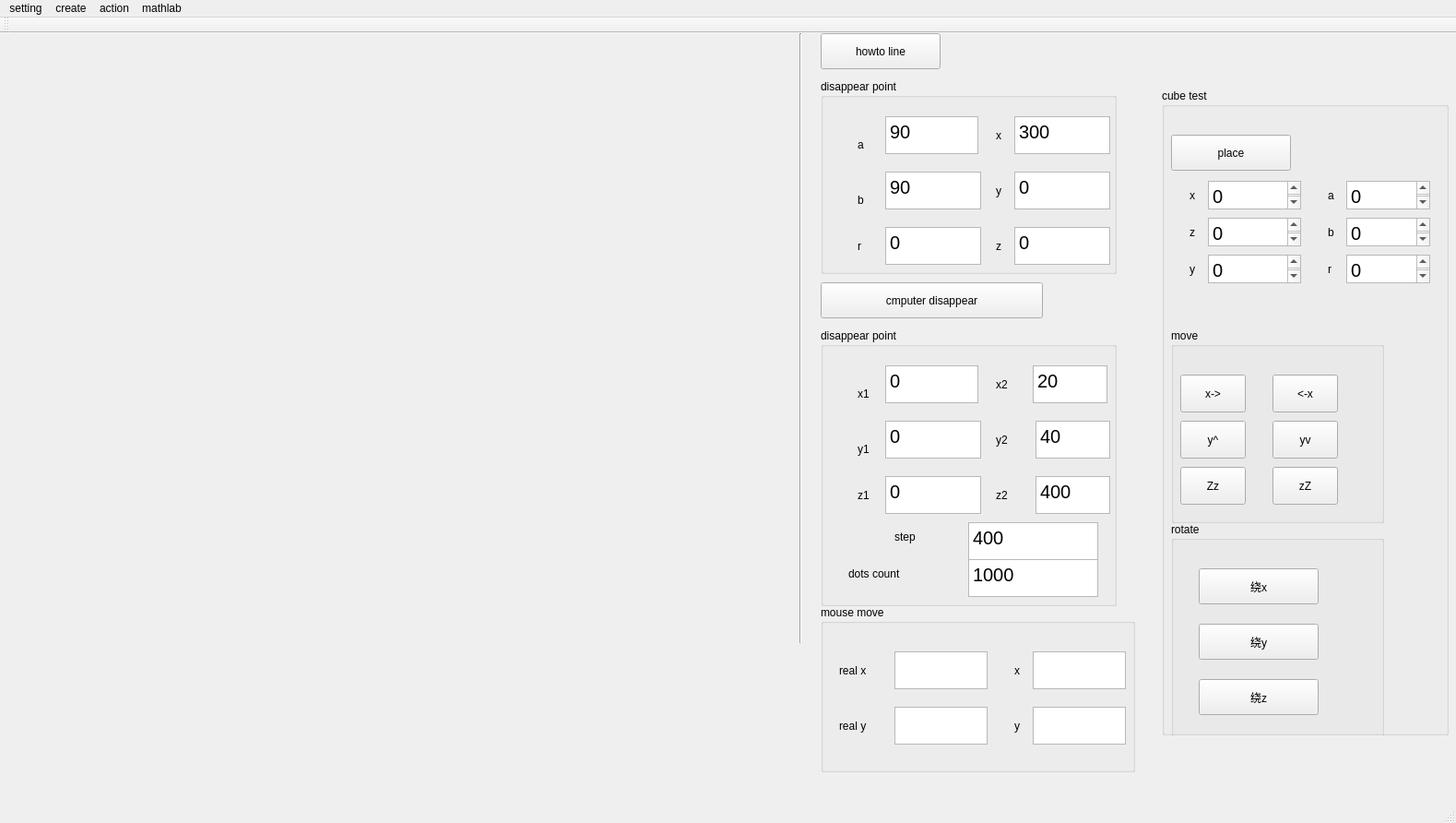
<?xml version="1.0" encoding="UTF-8"?>
<ui version="4.0">
 <class>MainWindow</class>
 <widget class="QMainWindow" name="MainWindow">
  <property name="geometry">
   <rect>
    <x>0</x>
    <y>0</y>
    <width>1579</width>
    <height>892</height>
   </rect>
  </property>
  <property name="windowTitle">
   <string>MainWindow</string>
  </property>
  <widget class="QWidget" name="centralwidget">
   <widget class="QPushButton" name="pushButton">
    <property name="geometry">
     <rect>
      <x>890</x>
      <y>0</y>
      <width>130</width>
      <height>39</height>
     </rect>
    </property>
    <property name="inputMethodHints">
     <set>Qt::ImhNone</set>
    </property>
    <property name="text">
     <string>howto line</string>
    </property>
   </widget>
   <widget class="Line" name="line">
    <property name="geometry">
     <rect>
      <x>860</x>
      <y>0</y>
      <width>16</width>
      <height>661</height>
     </rect>
    </property>
    <property name="orientation">
     <enum>Qt::Vertical</enum>
    </property>
   </widget>
   <widget class="QGroupBox" name="dis_grp">
    <property name="geometry">
     <rect>
      <x>890</x>
      <y>50</y>
      <width>321</width>
      <height>211</height>
     </rect>
    </property>
    <property name="title">
     <string>disappear point</string>
    </property>
    <widget class="QTextEdit" name="dis_a_text">
     <property name="geometry">
      <rect>
       <x>70</x>
       <y>40</y>
       <width>101</width>
       <height>41</height>
      </rect>
     </property>
     <property name="html">
      <string>&lt;!DOCTYPE HTML PUBLIC &quot;-//W3C//DTD HTML 4.0//EN&quot; &quot;http://www.w3.org/TR/REC-html40/strict.dtd&quot;&gt;
&lt;html&gt;&lt;head&gt;&lt;meta name=&quot;qrichtext&quot; content=&quot;1&quot; /&gt;&lt;style type=&quot;text/css&quot;&gt;
p, li { white-space: pre-wrap; }
&lt;/style&gt;&lt;/head&gt;&lt;body style=&quot; font-family:'Noto Sans'; font-size:15pt; font-weight:400; font-style:normal;&quot;&gt;
&lt;p style=&quot; margin-top:0px; margin-bottom:0px; margin-left:0px; margin-right:0px; -qt-block-indent:0; text-indent:0px;&quot;&gt;90&lt;/p&gt;&lt;/body&gt;&lt;/html&gt;</string>
     </property>
    </widget>
    <widget class="QLabel" name="label">
     <property name="geometry">
      <rect>
       <x>40</x>
       <y>50</y>
       <width>31</width>
       <height>41</height>
      </rect>
     </property>
     <property name="text">
      <string>a</string>
     </property>
    </widget>
    <widget class="QLabel" name="label_2">
     <property name="geometry">
      <rect>
       <x>40</x>
       <y>110</y>
       <width>31</width>
       <height>41</height>
      </rect>
     </property>
     <property name="text">
      <string>b</string>
     </property>
    </widget>
    <widget class="QLabel" name="label_3">
     <property name="geometry">
      <rect>
       <x>40</x>
       <y>160</y>
       <width>31</width>
       <height>41</height>
      </rect>
     </property>
     <property name="text">
      <string>r</string>
     </property>
    </widget>
    <widget class="QTextEdit" name="dis_b_text">
     <property name="geometry">
      <rect>
       <x>70</x>
       <y>100</y>
       <width>104</width>
       <height>41</height>
      </rect>
     </property>
     <property name="html">
      <string>&lt;!DOCTYPE HTML PUBLIC &quot;-//W3C//DTD HTML 4.0//EN&quot; &quot;http://www.w3.org/TR/REC-html40/strict.dtd&quot;&gt;
&lt;html&gt;&lt;head&gt;&lt;meta name=&quot;qrichtext&quot; content=&quot;1&quot; /&gt;&lt;style type=&quot;text/css&quot;&gt;
p, li { white-space: pre-wrap; }
&lt;/style&gt;&lt;/head&gt;&lt;body style=&quot; font-family:'Noto Sans'; font-size:15pt; font-weight:400; font-style:normal;&quot;&gt;
&lt;p style=&quot; margin-top:0px; margin-bottom:0px; margin-left:0px; margin-right:0px; -qt-block-indent:0; text-indent:0px;&quot;&gt;90&lt;/p&gt;&lt;/body&gt;&lt;/html&gt;</string>
     </property>
    </widget>
    <widget class="QTextEdit" name="dis_r_text">
     <property name="geometry">
      <rect>
       <x>70</x>
       <y>160</y>
       <width>104</width>
       <height>41</height>
      </rect>
     </property>
     <property name="html">
      <string>&lt;!DOCTYPE HTML PUBLIC &quot;-//W3C//DTD HTML 4.0//EN&quot; &quot;http://www.w3.org/TR/REC-html40/strict.dtd&quot;&gt;
&lt;html&gt;&lt;head&gt;&lt;meta name=&quot;qrichtext&quot; content=&quot;1&quot; /&gt;&lt;style type=&quot;text/css&quot;&gt;
p, li { white-space: pre-wrap; }
&lt;/style&gt;&lt;/head&gt;&lt;body style=&quot; font-family:'Noto Sans'; font-size:15pt; font-weight:400; font-style:normal;&quot;&gt;
&lt;p style=&quot; margin-top:0px; margin-bottom:0px; margin-left:0px; margin-right:0px; -qt-block-indent:0; text-indent:0px;&quot;&gt;0&lt;/p&gt;&lt;/body&gt;&lt;/html&gt;</string>
     </property>
    </widget>
    <widget class="QLabel" name="label_4">
     <property name="geometry">
      <rect>
       <x>190</x>
       <y>40</y>
       <width>31</width>
       <height>41</height>
      </rect>
     </property>
     <property name="text">
      <string>x</string>
     </property>
    </widget>
    <widget class="QLabel" name="label_5">
     <property name="geometry">
      <rect>
       <x>190</x>
       <y>100</y>
       <width>31</width>
       <height>41</height>
      </rect>
     </property>
     <property name="text">
      <string>y</string>
     </property>
    </widget>
    <widget class="QLabel" name="label_6">
     <property name="geometry">
      <rect>
       <x>190</x>
       <y>160</y>
       <width>31</width>
       <height>41</height>
      </rect>
     </property>
     <property name="text">
      <string>z</string>
     </property>
    </widget>
    <widget class="QTextEdit" name="dis_x_text">
     <property name="geometry">
      <rect>
       <x>210</x>
       <y>40</y>
       <width>104</width>
       <height>41</height>
      </rect>
     </property>
     <property name="html">
      <string>&lt;!DOCTYPE HTML PUBLIC &quot;-//W3C//DTD HTML 4.0//EN&quot; &quot;http://www.w3.org/TR/REC-html40/strict.dtd&quot;&gt;
&lt;html&gt;&lt;head&gt;&lt;meta name=&quot;qrichtext&quot; content=&quot;1&quot; /&gt;&lt;style type=&quot;text/css&quot;&gt;
p, li { white-space: pre-wrap; }
&lt;/style&gt;&lt;/head&gt;&lt;body style=&quot; font-family:'Noto Sans'; font-size:15pt; font-weight:400; font-style:normal;&quot;&gt;
&lt;p style=&quot; margin-top:0px; margin-bottom:0px; margin-left:0px; margin-right:0px; -qt-block-indent:0; text-indent:0px;&quot;&gt;300&lt;/p&gt;&lt;/body&gt;&lt;/html&gt;</string>
     </property>
    </widget>
    <widget class="QTextEdit" name="dis_y_text">
     <property name="geometry">
      <rect>
       <x>210</x>
       <y>100</y>
       <width>104</width>
       <height>41</height>
      </rect>
     </property>
     <property name="html">
      <string>&lt;!DOCTYPE HTML PUBLIC &quot;-//W3C//DTD HTML 4.0//EN&quot; &quot;http://www.w3.org/TR/REC-html40/strict.dtd&quot;&gt;
&lt;html&gt;&lt;head&gt;&lt;meta name=&quot;qrichtext&quot; content=&quot;1&quot; /&gt;&lt;style type=&quot;text/css&quot;&gt;
p, li { white-space: pre-wrap; }
&lt;/style&gt;&lt;/head&gt;&lt;body style=&quot; font-family:'Noto Sans'; font-size:15pt; font-weight:400; font-style:normal;&quot;&gt;
&lt;p style=&quot; margin-top:0px; margin-bottom:0px; margin-left:0px; margin-right:0px; -qt-block-indent:0; text-indent:0px;&quot;&gt;0&lt;/p&gt;&lt;/body&gt;&lt;/html&gt;</string>
     </property>
    </widget>
    <widget class="QTextEdit" name="dis_z_text">
     <property name="geometry">
      <rect>
       <x>210</x>
       <y>160</y>
       <width>104</width>
       <height>41</height>
      </rect>
     </property>
     <property name="html">
      <string>&lt;!DOCTYPE HTML PUBLIC &quot;-//W3C//DTD HTML 4.0//EN&quot; &quot;http://www.w3.org/TR/REC-html40/strict.dtd&quot;&gt;
&lt;html&gt;&lt;head&gt;&lt;meta name=&quot;qrichtext&quot; content=&quot;1&quot; /&gt;&lt;style type=&quot;text/css&quot;&gt;
p, li { white-space: pre-wrap; }
&lt;/style&gt;&lt;/head&gt;&lt;body style=&quot; font-family:'Noto Sans'; font-size:15pt; font-weight:400; font-style:normal;&quot;&gt;
&lt;p style=&quot; margin-top:0px; margin-bottom:0px; margin-left:0px; margin-right:0px; -qt-block-indent:0; text-indent:0px;&quot;&gt;0&lt;/p&gt;&lt;/body&gt;&lt;/html&gt;</string>
     </property>
    </widget>
   </widget>
   <widget class="QToolButton" name="computedis_btn">
    <property name="geometry">
     <rect>
      <x>890</x>
      <y>270</y>
      <width>241</width>
      <height>39</height>
     </rect>
    </property>
    <property name="text">
     <string>cmputer disappear</string>
    </property>
   </widget>
   <widget class="QGroupBox" name="dis_grp_2">
    <property name="geometry">
     <rect>
      <x>890</x>
      <y>320</y>
      <width>321</width>
      <height>301</height>
     </rect>
    </property>
    <property name="title">
     <string>disappear point</string>
    </property>
    <widget class="QTextEdit" name="dis_x1_tx">
     <property name="geometry">
      <rect>
       <x>70</x>
       <y>40</y>
       <width>101</width>
       <height>41</height>
      </rect>
     </property>
     <property name="html">
      <string>&lt;!DOCTYPE HTML PUBLIC &quot;-//W3C//DTD HTML 4.0//EN&quot; &quot;http://www.w3.org/TR/REC-html40/strict.dtd&quot;&gt;
&lt;html&gt;&lt;head&gt;&lt;meta name=&quot;qrichtext&quot; content=&quot;1&quot; /&gt;&lt;style type=&quot;text/css&quot;&gt;
p, li { white-space: pre-wrap; }
&lt;/style&gt;&lt;/head&gt;&lt;body style=&quot; font-family:'Noto Sans'; font-size:15pt; font-weight:400; font-style:normal;&quot;&gt;
&lt;p style=&quot; margin-top:0px; margin-bottom:0px; margin-left:0px; margin-right:0px; -qt-block-indent:0; text-indent:0px;&quot;&gt;0&lt;/p&gt;&lt;/body&gt;&lt;/html&gt;</string>
     </property>
    </widget>
    <widget class="QLabel" name="label_7">
     <property name="geometry">
      <rect>
       <x>40</x>
       <y>50</y>
       <width>31</width>
       <height>41</height>
      </rect>
     </property>
     <property name="text">
      <string>x1</string>
     </property>
    </widget>
    <widget class="QLabel" name="label_8">
     <property name="geometry">
      <rect>
       <x>40</x>
       <y>110</y>
       <width>31</width>
       <height>41</height>
      </rect>
     </property>
     <property name="text">
      <string>y1</string>
     </property>
    </widget>
    <widget class="QLabel" name="label_9">
     <property name="geometry">
      <rect>
       <x>40</x>
       <y>160</y>
       <width>31</width>
       <height>41</height>
      </rect>
     </property>
     <property name="text">
      <string>z1</string>
     </property>
    </widget>
    <widget class="QTextEdit" name="dis_y1_tx">
     <property name="geometry">
      <rect>
       <x>70</x>
       <y>100</y>
       <width>104</width>
       <height>41</height>
      </rect>
     </property>
     <property name="html">
      <string>&lt;!DOCTYPE HTML PUBLIC &quot;-//W3C//DTD HTML 4.0//EN&quot; &quot;http://www.w3.org/TR/REC-html40/strict.dtd&quot;&gt;
&lt;html&gt;&lt;head&gt;&lt;meta name=&quot;qrichtext&quot; content=&quot;1&quot; /&gt;&lt;style type=&quot;text/css&quot;&gt;
p, li { white-space: pre-wrap; }
&lt;/style&gt;&lt;/head&gt;&lt;body style=&quot; font-family:'Noto Sans'; font-size:15pt; font-weight:400; font-style:normal;&quot;&gt;
&lt;p style=&quot; margin-top:0px; margin-bottom:0px; margin-left:0px; margin-right:0px; -qt-block-indent:0; text-indent:0px;&quot;&gt;0&lt;/p&gt;&lt;/body&gt;&lt;/html&gt;</string>
     </property>
    </widget>
    <widget class="QTextEdit" name="dis_z1_tx">
     <property name="geometry">
      <rect>
       <x>70</x>
       <y>160</y>
       <width>104</width>
       <height>41</height>
      </rect>
     </property>
     <property name="html">
      <string>&lt;!DOCTYPE HTML PUBLIC &quot;-//W3C//DTD HTML 4.0//EN&quot; &quot;http://www.w3.org/TR/REC-html40/strict.dtd&quot;&gt;
&lt;html&gt;&lt;head&gt;&lt;meta name=&quot;qrichtext&quot; content=&quot;1&quot; /&gt;&lt;style type=&quot;text/css&quot;&gt;
p, li { white-space: pre-wrap; }
&lt;/style&gt;&lt;/head&gt;&lt;body style=&quot; font-family:'Noto Sans'; font-size:15pt; font-weight:400; font-style:normal;&quot;&gt;
&lt;p style=&quot; margin-top:0px; margin-bottom:0px; margin-left:0px; margin-right:0px; -qt-block-indent:0; text-indent:0px;&quot;&gt;0&lt;/p&gt;&lt;/body&gt;&lt;/html&gt;</string>
     </property>
    </widget>
    <widget class="QLabel" name="label_10">
     <property name="geometry">
      <rect>
       <x>190</x>
       <y>40</y>
       <width>31</width>
       <height>41</height>
      </rect>
     </property>
     <property name="text">
      <string>x2</string>
     </property>
    </widget>
    <widget class="QLabel" name="label_11">
     <property name="geometry">
      <rect>
       <x>190</x>
       <y>100</y>
       <width>31</width>
       <height>41</height>
      </rect>
     </property>
     <property name="text">
      <string>y2</string>
     </property>
    </widget>
    <widget class="QLabel" name="label_12">
     <property name="geometry">
      <rect>
       <x>190</x>
       <y>160</y>
       <width>31</width>
       <height>41</height>
      </rect>
     </property>
     <property name="text">
      <string>z2</string>
     </property>
    </widget>
    <widget class="QTextEdit" name="dis_x2_tx">
     <property name="geometry">
      <rect>
       <x>230</x>
       <y>40</y>
       <width>81</width>
       <height>41</height>
      </rect>
     </property>
     <property name="html">
      <string>&lt;!DOCTYPE HTML PUBLIC &quot;-//W3C//DTD HTML 4.0//EN&quot; &quot;http://www.w3.org/TR/REC-html40/strict.dtd&quot;&gt;
&lt;html&gt;&lt;head&gt;&lt;meta name=&quot;qrichtext&quot; content=&quot;1&quot; /&gt;&lt;style type=&quot;text/css&quot;&gt;
p, li { white-space: pre-wrap; }
&lt;/style&gt;&lt;/head&gt;&lt;body style=&quot; font-family:'Noto Sans'; font-size:15pt; font-weight:400; font-style:normal;&quot;&gt;
&lt;p style=&quot; margin-top:0px; margin-bottom:0px; margin-left:0px; margin-right:0px; -qt-block-indent:0; text-indent:0px;&quot;&gt;20&lt;/p&gt;&lt;/body&gt;&lt;/html&gt;</string>
     </property>
    </widget>
    <widget class="QTextEdit" name="dis_y2_tx">
     <property name="geometry">
      <rect>
       <x>233</x>
       <y>100</y>
       <width>81</width>
       <height>41</height>
      </rect>
     </property>
     <property name="html">
      <string>&lt;!DOCTYPE HTML PUBLIC &quot;-//W3C//DTD HTML 4.0//EN&quot; &quot;http://www.w3.org/TR/REC-html40/strict.dtd&quot;&gt;
&lt;html&gt;&lt;head&gt;&lt;meta name=&quot;qrichtext&quot; content=&quot;1&quot; /&gt;&lt;style type=&quot;text/css&quot;&gt;
p, li { white-space: pre-wrap; }
&lt;/style&gt;&lt;/head&gt;&lt;body style=&quot; font-family:'Noto Sans'; font-size:15pt; font-weight:400; font-style:normal;&quot;&gt;
&lt;p style=&quot; margin-top:0px; margin-bottom:0px; margin-left:0px; margin-right:0px; -qt-block-indent:0; text-indent:0px;&quot;&gt;40&lt;/p&gt;&lt;/body&gt;&lt;/html&gt;</string>
     </property>
    </widget>
    <widget class="QTextEdit" name="dis_z2_tx">
     <property name="geometry">
      <rect>
       <x>233</x>
       <y>160</y>
       <width>81</width>
       <height>41</height>
      </rect>
     </property>
     <property name="html">
      <string>&lt;!DOCTYPE HTML PUBLIC &quot;-//W3C//DTD HTML 4.0//EN&quot; &quot;http://www.w3.org/TR/REC-html40/strict.dtd&quot;&gt;
&lt;html&gt;&lt;head&gt;&lt;meta name=&quot;qrichtext&quot; content=&quot;1&quot; /&gt;&lt;style type=&quot;text/css&quot;&gt;
p, li { white-space: pre-wrap; }
&lt;/style&gt;&lt;/head&gt;&lt;body style=&quot; font-family:'Noto Sans'; font-size:15pt; font-weight:400; font-style:normal;&quot;&gt;
&lt;p style=&quot; margin-top:0px; margin-bottom:0px; margin-left:0px; margin-right:0px; -qt-block-indent:0; text-indent:0px;&quot;&gt;400&lt;/p&gt;&lt;/body&gt;&lt;/html&gt;</string>
     </property>
    </widget>
    <widget class="QLabel" name="label_23">
     <property name="geometry">
      <rect>
       <x>80</x>
       <y>210</y>
       <width>51</width>
       <height>31</height>
      </rect>
     </property>
     <property name="text">
      <string>step</string>
     </property>
    </widget>
    <widget class="QLabel" name="label_24">
     <property name="geometry">
      <rect>
       <x>30</x>
       <y>250</y>
       <width>131</width>
       <height>31</height>
      </rect>
     </property>
     <property name="text">
      <string>dots count</string>
     </property>
    </widget>
    <widget class="QTextEdit" name="dis_step_tx">
     <property name="geometry">
      <rect>
       <x>160</x>
       <y>210</y>
       <width>141</width>
       <height>41</height>
      </rect>
     </property>
     <property name="html">
      <string>&lt;!DOCTYPE HTML PUBLIC &quot;-//W3C//DTD HTML 4.0//EN&quot; &quot;http://www.w3.org/TR/REC-html40/strict.dtd&quot;&gt;
&lt;html&gt;&lt;head&gt;&lt;meta name=&quot;qrichtext&quot; content=&quot;1&quot; /&gt;&lt;style type=&quot;text/css&quot;&gt;
p, li { white-space: pre-wrap; }
&lt;/style&gt;&lt;/head&gt;&lt;body style=&quot; font-family:'Noto Sans'; font-size:15pt; font-weight:400; font-style:normal;&quot;&gt;
&lt;p style=&quot; margin-top:0px; margin-bottom:0px; margin-left:0px; margin-right:0px; -qt-block-indent:0; text-indent:0px;&quot;&gt;400&lt;/p&gt;&lt;/body&gt;&lt;/html&gt;</string>
     </property>
    </widget>
    <widget class="QTextEdit" name="dis_dotcount_tx">
     <property name="geometry">
      <rect>
       <x>160</x>
       <y>250</y>
       <width>141</width>
       <height>41</height>
      </rect>
     </property>
     <property name="html">
      <string>&lt;!DOCTYPE HTML PUBLIC &quot;-//W3C//DTD HTML 4.0//EN&quot; &quot;http://www.w3.org/TR/REC-html40/strict.dtd&quot;&gt;
&lt;html&gt;&lt;head&gt;&lt;meta name=&quot;qrichtext&quot; content=&quot;1&quot; /&gt;&lt;style type=&quot;text/css&quot;&gt;
p, li { white-space: pre-wrap; }
&lt;/style&gt;&lt;/head&gt;&lt;body style=&quot; font-family:'Noto Sans'; font-size:15pt; font-weight:400; font-style:normal;&quot;&gt;
&lt;p style=&quot; margin-top:0px; margin-bottom:0px; margin-left:0px; margin-right:0px; -qt-block-indent:0; text-indent:0px;&quot;&gt;1000&lt;/p&gt;&lt;/body&gt;&lt;/html&gt;</string>
     </property>
    </widget>
   </widget>
   <widget class="QGroupBox" name="groupBox">
    <property name="geometry">
     <rect>
      <x>1260</x>
      <y>60</y>
      <width>311</width>
      <height>701</height>
     </rect>
    </property>
    <property name="title">
     <string>cube test</string>
    </property>
    <widget class="QPushButton" name="cube_place_btn">
     <property name="geometry">
      <rect>
       <x>10</x>
       <y>50</y>
       <width>130</width>
       <height>39</height>
      </rect>
     </property>
     <property name="text">
      <string>place</string>
     </property>
    </widget>
    <widget class="QGroupBox" name="groupBox_2">
     <property name="geometry">
      <rect>
       <x>10</x>
       <y>260</y>
       <width>231</width>
       <height>211</height>
      </rect>
     </property>
     <property name="title">
      <string>move</string>
     </property>
     <widget class="QPushButton" name="move_x_add_btn">
      <property name="geometry">
       <rect>
        <x>10</x>
        <y>50</y>
        <width>71</width>
        <height>41</height>
       </rect>
      </property>
      <property name="text">
       <string>x-&gt;</string>
      </property>
     </widget>
     <widget class="QPushButton" name="move_x_sub_btn">
      <property name="geometry">
       <rect>
        <x>110</x>
        <y>50</y>
        <width>71</width>
        <height>41</height>
       </rect>
      </property>
      <property name="text">
       <string>&lt;-x</string>
      </property>
     </widget>
     <widget class="QPushButton" name="move_y_up_fuck_btn">
      <property name="geometry">
       <rect>
        <x>10</x>
        <y>100</y>
        <width>71</width>
        <height>41</height>
       </rect>
      </property>
      <property name="text">
       <string>y^</string>
      </property>
     </widget>
     <widget class="QPushButton" name="move_y_down_btn">
      <property name="geometry">
       <rect>
        <x>110</x>
        <y>100</y>
        <width>71</width>
        <height>41</height>
       </rect>
      </property>
      <property name="text">
       <string>yv</string>
      </property>
     </widget>
     <widget class="QPushButton" name="move_Zz_btn">
      <property name="geometry">
       <rect>
        <x>10</x>
        <y>150</y>
        <width>71</width>
        <height>41</height>
       </rect>
      </property>
      <property name="text">
       <string>Zz</string>
      </property>
     </widget>
     <widget class="QPushButton" name="move_zZ_btn">
      <property name="geometry">
       <rect>
        <x>110</x>
        <y>150</y>
        <width>71</width>
        <height>41</height>
       </rect>
      </property>
      <property name="text">
       <string>zZ</string>
      </property>
     </widget>
    </widget>
    <widget class="QGroupBox" name="groupBox_3">
     <property name="geometry">
      <rect>
       <x>10</x>
       <y>470</y>
       <width>231</width>
       <height>241</height>
      </rect>
     </property>
     <property name="title">
      <string>rotate</string>
     </property>
     <widget class="QPushButton" name="rotate_lan_btn">
      <property name="geometry">
       <rect>
        <x>30</x>
        <y>50</y>
        <width>130</width>
        <height>39</height>
       </rect>
      </property>
      <property name="text">
       <string>绕x</string>
      </property>
     </widget>
     <widget class="QPushButton" name="rotate_long_btn">
      <property name="geometry">
       <rect>
        <x>30</x>
        <y>110</y>
        <width>130</width>
        <height>39</height>
       </rect>
      </property>
      <property name="text">
       <string>绕y</string>
      </property>
     </widget>
     <widget class="QPushButton" name="rotate_z_btn">
      <property name="geometry">
       <rect>
        <x>30</x>
        <y>170</y>
        <width>130</width>
        <height>39</height>
       </rect>
      </property>
      <property name="text">
       <string>绕z</string>
      </property>
     </widget>
    </widget>
    <widget class="QTextEdit" name="place_x_tx">
     <property name="geometry">
      <rect>
       <x>50</x>
       <y>100</y>
       <width>101</width>
       <height>31</height>
      </rect>
     </property>
     <property name="html">
      <string>&lt;!DOCTYPE HTML PUBLIC &quot;-//W3C//DTD HTML 4.0//EN&quot; &quot;http://www.w3.org/TR/REC-html40/strict.dtd&quot;&gt;
&lt;html&gt;&lt;head&gt;&lt;meta name=&quot;qrichtext&quot; content=&quot;1&quot; /&gt;&lt;style type=&quot;text/css&quot;&gt;
p, li { white-space: pre-wrap; }
&lt;/style&gt;&lt;/head&gt;&lt;body style=&quot; font-family:'Noto Sans'; font-size:15pt; font-weight:400; font-style:normal;&quot;&gt;
&lt;p style=&quot; margin-top:0px; margin-bottom:0px; margin-left:0px; margin-right:0px; -qt-block-indent:0; text-indent:0px;&quot;&gt;0&lt;/p&gt;&lt;/body&gt;&lt;/html&gt;</string>
     </property>
    </widget>
    <widget class="QTextEdit" name="place_y_tx">
     <property name="geometry">
      <rect>
       <x>50</x>
       <y>180</y>
       <width>101</width>
       <height>31</height>
      </rect>
     </property>
     <property name="html">
      <string>&lt;!DOCTYPE HTML PUBLIC &quot;-//W3C//DTD HTML 4.0//EN&quot; &quot;http://www.w3.org/TR/REC-html40/strict.dtd&quot;&gt;
&lt;html&gt;&lt;head&gt;&lt;meta name=&quot;qrichtext&quot; content=&quot;1&quot; /&gt;&lt;style type=&quot;text/css&quot;&gt;
p, li { white-space: pre-wrap; }
&lt;/style&gt;&lt;/head&gt;&lt;body style=&quot; font-family:'Noto Sans'; font-size:15pt; font-weight:400; font-style:normal;&quot;&gt;
&lt;p style=&quot; margin-top:0px; margin-bottom:0px; margin-left:0px; margin-right:0px; -qt-block-indent:0; text-indent:0px;&quot;&gt;0&lt;/p&gt;&lt;/body&gt;&lt;/html&gt;</string>
     </property>
    </widget>
    <widget class="QTextEdit" name="place_z_tx">
     <property name="geometry">
      <rect>
       <x>50</x>
       <y>140</y>
       <width>101</width>
       <height>31</height>
      </rect>
     </property>
     <property name="html">
      <string>&lt;!DOCTYPE HTML PUBLIC &quot;-//W3C//DTD HTML 4.0//EN&quot; &quot;http://www.w3.org/TR/REC-html40/strict.dtd&quot;&gt;
&lt;html&gt;&lt;head&gt;&lt;meta name=&quot;qrichtext&quot; content=&quot;1&quot; /&gt;&lt;style type=&quot;text/css&quot;&gt;
p, li { white-space: pre-wrap; }
&lt;/style&gt;&lt;/head&gt;&lt;body style=&quot; font-family:'Noto Sans'; font-size:15pt; font-weight:400; font-style:normal;&quot;&gt;
&lt;p style=&quot; margin-top:0px; margin-bottom:0px; margin-left:0px; margin-right:0px; -qt-block-indent:0; text-indent:0px;&quot;&gt;0&lt;/p&gt;&lt;/body&gt;&lt;/html&gt;</string>
     </property>
    </widget>
    <widget class="QLabel" name="label_13">
     <property name="geometry">
      <rect>
       <x>30</x>
       <y>100</y>
       <width>21</width>
       <height>31</height>
      </rect>
     </property>
     <property name="text">
      <string>x</string>
     </property>
    </widget>
    <widget class="QLabel" name="label_14">
     <property name="geometry">
      <rect>
       <x>30</x>
       <y>180</y>
       <width>21</width>
       <height>31</height>
      </rect>
     </property>
     <property name="text">
      <string>y</string>
     </property>
    </widget>
    <widget class="QLabel" name="label_17">
     <property name="geometry">
      <rect>
       <x>30</x>
       <y>140</y>
       <width>21</width>
       <height>31</height>
      </rect>
     </property>
     <property name="text">
      <string>z</string>
     </property>
    </widget>
    <widget class="QTextEdit" name="init_change_a_tx">
     <property name="geometry">
      <rect>
       <x>200</x>
       <y>100</y>
       <width>91</width>
       <height>31</height>
      </rect>
     </property>
     <property name="html">
      <string>&lt;!DOCTYPE HTML PUBLIC &quot;-//W3C//DTD HTML 4.0//EN&quot; &quot;http://www.w3.org/TR/REC-html40/strict.dtd&quot;&gt;
&lt;html&gt;&lt;head&gt;&lt;meta name=&quot;qrichtext&quot; content=&quot;1&quot; /&gt;&lt;style type=&quot;text/css&quot;&gt;
p, li { white-space: pre-wrap; }
&lt;/style&gt;&lt;/head&gt;&lt;body style=&quot; font-family:'Noto Sans'; font-size:15pt; font-weight:400; font-style:normal;&quot;&gt;
&lt;p style=&quot; margin-top:0px; margin-bottom:0px; margin-left:0px; margin-right:0px; -qt-block-indent:0; text-indent:0px;&quot;&gt;0&lt;/p&gt;&lt;/body&gt;&lt;/html&gt;</string>
     </property>
    </widget>
    <widget class="QTextEdit" name="init_change_b_tx">
     <property name="geometry">
      <rect>
       <x>200</x>
       <y>140</y>
       <width>91</width>
       <height>31</height>
      </rect>
     </property>
     <property name="html">
      <string>&lt;!DOCTYPE HTML PUBLIC &quot;-//W3C//DTD HTML 4.0//EN&quot; &quot;http://www.w3.org/TR/REC-html40/strict.dtd&quot;&gt;
&lt;html&gt;&lt;head&gt;&lt;meta name=&quot;qrichtext&quot; content=&quot;1&quot; /&gt;&lt;style type=&quot;text/css&quot;&gt;
p, li { white-space: pre-wrap; }
&lt;/style&gt;&lt;/head&gt;&lt;body style=&quot; font-family:'Noto Sans'; font-size:15pt; font-weight:400; font-style:normal;&quot;&gt;
&lt;p style=&quot; margin-top:0px; margin-bottom:0px; margin-left:0px; margin-right:0px; -qt-block-indent:0; text-indent:0px;&quot;&gt;0&lt;/p&gt;&lt;/body&gt;&lt;/html&gt;</string>
     </property>
    </widget>
    <widget class="QTextEdit" name="init_change_r_tx">
     <property name="geometry">
      <rect>
       <x>200</x>
       <y>180</y>
       <width>91</width>
       <height>31</height>
      </rect>
     </property>
     <property name="html">
      <string>&lt;!DOCTYPE HTML PUBLIC &quot;-//W3C//DTD HTML 4.0//EN&quot; &quot;http://www.w3.org/TR/REC-html40/strict.dtd&quot;&gt;
&lt;html&gt;&lt;head&gt;&lt;meta name=&quot;qrichtext&quot; content=&quot;1&quot; /&gt;&lt;style type=&quot;text/css&quot;&gt;
p, li { white-space: pre-wrap; }
&lt;/style&gt;&lt;/head&gt;&lt;body style=&quot; font-family:'Noto Sans'; font-size:15pt; font-weight:400; font-style:normal;&quot;&gt;
&lt;p style=&quot; margin-top:0px; margin-bottom:0px; margin-left:0px; margin-right:0px; -qt-block-indent:0; text-indent:0px;&quot;&gt;0&lt;/p&gt;&lt;/body&gt;&lt;/html&gt;</string>
     </property>
    </widget>
    <widget class="QLabel" name="label_15">
     <property name="geometry">
      <rect>
       <x>180</x>
       <y>100</y>
       <width>21</width>
       <height>31</height>
      </rect>
     </property>
     <property name="text">
      <string>a</string>
     </property>
    </widget>
    <widget class="QLabel" name="label_16">
     <property name="geometry">
      <rect>
       <x>180</x>
       <y>140</y>
       <width>21</width>
       <height>31</height>
      </rect>
     </property>
     <property name="text">
      <string>b</string>
     </property>
    </widget>
    <widget class="QLabel" name="label_18">
     <property name="geometry">
      <rect>
       <x>180</x>
       <y>180</y>
       <width>21</width>
       <height>31</height>
      </rect>
     </property>
     <property name="text">
      <string>r</string>
     </property>
    </widget>
    <zorder>groupBox_2</zorder>
    <zorder>cube_place_btn</zorder>
    <zorder>groupBox_3</zorder>
    <zorder>place_x_tx</zorder>
    <zorder>place_y_tx</zorder>
    <zorder>place_z_tx</zorder>
    <zorder>label_13</zorder>
    <zorder>label_14</zorder>
    <zorder>label_17</zorder>
    <zorder>init_change_a_tx</zorder>
    <zorder>init_change_b_tx</zorder>
    <zorder>init_change_r_tx</zorder>
    <zorder>label_15</zorder>
    <zorder>label_16</zorder>
    <zorder>label_18</zorder>
   </widget>
   <widget class="QGroupBox" name="groupBox_4">
    <property name="geometry">
     <rect>
      <x>890</x>
      <y>620</y>
      <width>341</width>
      <height>181</height>
     </rect>
    </property>
    <property name="title">
     <string>mouse move</string>
    </property>
    <widget class="QLabel" name="label_19">
     <property name="geometry">
      <rect>
       <x>20</x>
       <y>50</y>
       <width>71</width>
       <height>41</height>
      </rect>
     </property>
     <property name="text">
      <string>real x</string>
     </property>
    </widget>
    <widget class="QLabel" name="label_20">
     <property name="geometry">
      <rect>
       <x>20</x>
       <y>110</y>
       <width>61</width>
       <height>41</height>
      </rect>
     </property>
     <property name="text">
      <string>real y</string>
     </property>
    </widget>
    <widget class="QLabel" name="label_21">
     <property name="geometry">
      <rect>
       <x>210</x>
       <y>50</y>
       <width>21</width>
       <height>41</height>
      </rect>
     </property>
     <property name="text">
      <string>x</string>
     </property>
    </widget>
    <widget class="QLabel" name="label_22">
     <property name="geometry">
      <rect>
       <x>210</x>
       <y>110</y>
       <width>21</width>
       <height>41</height>
      </rect>
     </property>
     <property name="text">
      <string>y</string>
     </property>
    </widget>
    <widget class="QTextEdit" name="mouse_realx_tx">
     <property name="geometry">
      <rect>
       <x>80</x>
       <y>50</y>
       <width>101</width>
       <height>41</height>
      </rect>
     </property>
    </widget>
    <widget class="QTextEdit" name="mouse_realy_tx">
     <property name="geometry">
      <rect>
       <x>80</x>
       <y>110</y>
       <width>101</width>
       <height>41</height>
      </rect>
     </property>
    </widget>
    <widget class="QTextEdit" name="mouse_w_x_tx">
     <property name="geometry">
      <rect>
       <x>230</x>
       <y>50</y>
       <width>101</width>
       <height>41</height>
      </rect>
     </property>
    </widget>
    <widget class="QTextEdit" name="mouse_w_y_tx">
     <property name="geometry">
      <rect>
       <x>230</x>
       <y>110</y>
       <width>101</width>
       <height>41</height>
      </rect>
     </property>
    </widget>
   </widget>
  </widget>
  <widget class="QMenuBar" name="menubar">
   <property name="geometry">
    <rect>
     <x>0</x>
     <y>0</y>
     <width>1579</width>
     <height>36</height>
    </rect>
   </property>
   <widget class="QMenu" name="menutest_prototype">
    <property name="title">
     <string>setting</string>
    </property>
    <addaction name="actionx_y_z_kue"/>
   </widget>
   <widget class="QMenu" name="menucreate">
    <property name="title">
     <string>create</string>
    </property>
    <addaction name="actionspace_stone"/>
    <addaction name="actionstone"/>
   </widget>
   <widget class="QMenu" name="menuaction">
    <property name="title">
     <string>action</string>
    </property>
    <addaction name="actiondrag"/>
    <addaction name="actionfly_to_galaxy"/>
    <addaction name="actionmove"/>
   </widget>
   <widget class="QMenu" name="menumathlab">
    <property name="title">
     <string>mathlab</string>
    </property>
    <addaction name="actiondisappear_point"/>
   </widget>
   <addaction name="menutest_prototype"/>
   <addaction name="menucreate"/>
   <addaction name="menuaction"/>
   <addaction name="menumathlab"/>
  </widget>
  <widget class="QStatusBar" name="statusbar"/>
  <widget class="QToolBar" name="toolBar">
   <property name="windowTitle">
    <string>toolBar</string>
   </property>
   <attribute name="toolBarArea">
    <enum>TopToolBarArea</enum>
   </attribute>
   <attribute name="toolBarBreak">
    <bool>false</bool>
   </attribute>
  </widget>
  <action name="actionx_y_z_kue">
   <property name="text">
    <string>x y z line</string>
   </property>
  </action>
  <action name="actionspace_stone">
   <property name="text">
    <string>four face shape</string>
   </property>
  </action>
  <action name="actionstone">
   <property name="text">
    <string>stone</string>
   </property>
  </action>
  <action name="actiondrag">
   <property name="text">
    <string>drag</string>
   </property>
  </action>
  <action name="actionfly_to_galaxy">
   <property name="text">
    <string>fly to galaxy</string>
   </property>
  </action>
  <action name="actionmove">
   <property name="text">
    <string>move</string>
   </property>
  </action>
  <action name="actiondisappear_point">
   <property name="text">
    <string>disappear point</string>
   </property>
  </action>
 </widget>
 <resources/>
 <connections/>
</ui>
